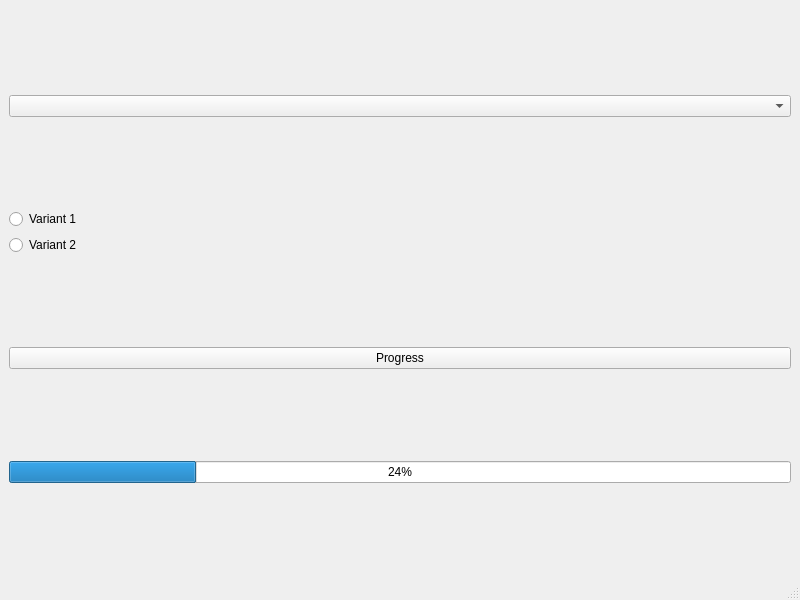
<?xml version="1.0" encoding="UTF-8"?>
<ui version="4.0">
 <class>MainWindow</class>
 <widget class="QMainWindow" name="MainWindow">
  <property name="geometry">
   <rect>
    <x>0</x>
    <y>0</y>
    <width>800</width>
    <height>600</height>
   </rect>
  </property>
  <property name="windowTitle">
   <string>MainWindow</string>
  </property>
  <widget class="QWidget" name="centralwidget">
   <layout class="QGridLayout" name="gridLayout_2">
    <item row="2" column="0">
     <widget class="QPushButton" name="Progress">
      <property name="text">
       <string>Progress</string>
      </property>
      <property name="checkable">
       <bool>false</bool>
      </property>
     </widget>
    </item>
    <item row="1" column="0">
     <layout class="QGridLayout" name="gridLayout">
      <item row="0" column="0">
       <widget class="QRadioButton" name="radioButton">
        <property name="text">
         <string>Variant 1</string>
        </property>
       </widget>
      </item>
      <item row="1" column="0">
       <widget class="QRadioButton" name="radioButton_2">
        <property name="text">
         <string>Variant 2</string>
        </property>
       </widget>
      </item>
     </layout>
    </item>
    <item row="4" column="0">
     <widget class="QProgressBar" name="pBar">
      <property name="value">
       <number>24</number>
      </property>
     </widget>
    </item>
    <item row="0" column="0">
     <widget class="QComboBox" name="cb_list"/>
    </item>
   </layout>
  </widget>
  <widget class="QMenuBar" name="menubar">
   <property name="geometry">
    <rect>
     <x>0</x>
     <y>0</y>
     <width>800</width>
     <height>26</height>
    </rect>
   </property>
  </widget>
  <widget class="QStatusBar" name="statusbar"/>
 </widget>
 <resources/>
 <connections/>
</ui>
